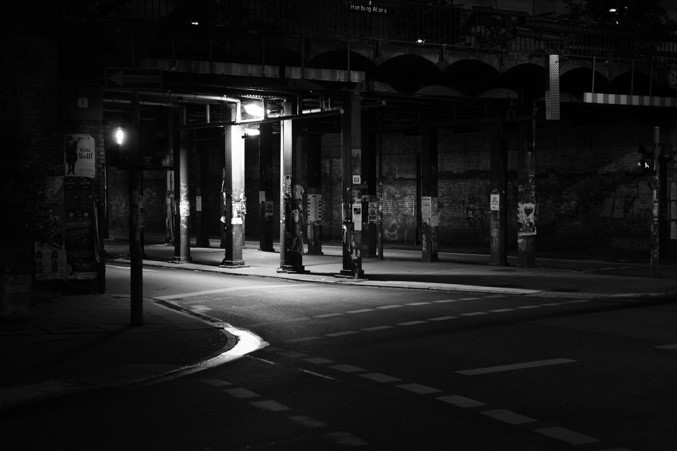
#> input picture ex2/street.jpg, 677 x 451 px
$ python task2c.py
#> lines starting #> are read from the running program, lines starting #| are printed output that depends on the picture
import cv2
from matplotlib import pyplot as plt
import numpy as np

def savefig(plt, filename):
    fig = plt.gcf()
    fig.text(0.8, 0.05, '201944008236杨家源', fontsize=40, rotation=30, color='blue', ha='right', va='bottom', alpha=0.2)
    plt.gca().xaxis.set_major_locator(plt.NullLocator())
    plt.gca().yaxis.set_major_locator(plt.NullLocator())
    plt.subplots_adjust(top=1, bottom=0, right=1,left=0,hspace=0,wspace=0)
    plt.margins(0, 0)
    fig.savefig(filename, format='png', transparent=True, dpi=300, pad_inches=0)

def logTransfer(c, img):
    output = c * np.log(1.0 + img)
    output = np.uint8(output + 0.5)

    return output

plt.rcParams['font.family'] = ['sans-serif']
plt.rcParams['font.sans-serif'] = ['Microsoft YaHei']
img = cv2.imread('street.jpg', 0)
#> img is the input picture: shape (451, 677); min 0, max 255, mean 25.2

# 原图
fig, (ax, ax2) = plt.subplots(ncols=2)
ax.imshow(img, cmap="gray")
ax.set_title("Original")

# 对数变换
img1 = logTransfer(40, img)
#> in logTransfer, `output = c * np.log(1.0 + img)`:
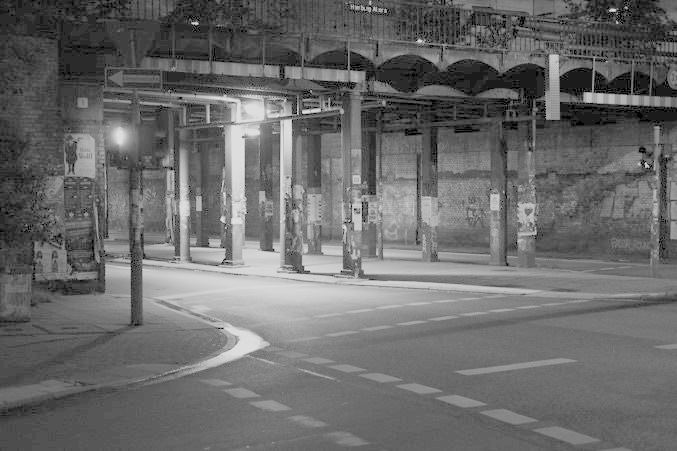
#> output: shape (451, 677) float64; min 0, max 221.8, mean 107
ax2.imshow(img1, cmap="gray")
ax2.set_title("对数变换")

plt.tight_layout()
plt.setp(plt.gcf().get_axes(), xticks=[], yticks=[])

# 保存图片
savefig(plt, "task2c.png")
#> in savefig, `fig.savefig(filename, format='png', transparent=True, dpi=300, pad_inc..`:
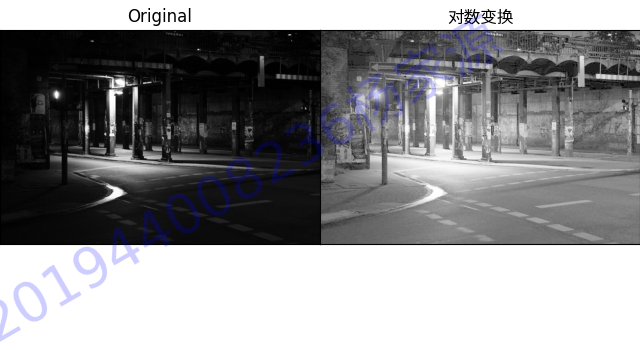
#> figure drawn by matplotlib, 2 panels
plt.show()
